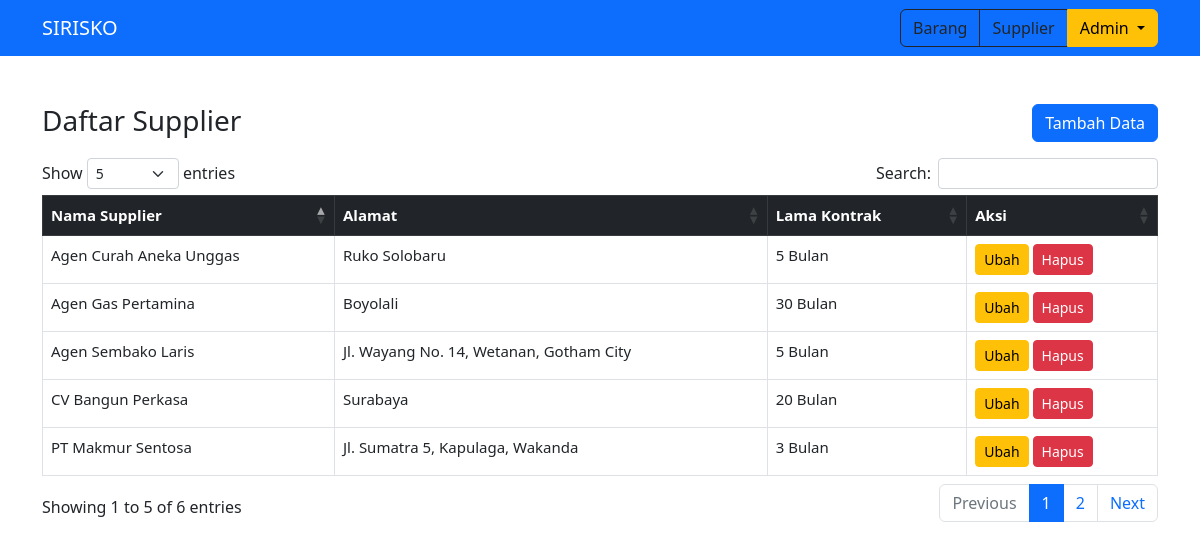
/supplier/ (signed in), run on the app's committed database.
### inventaris/models.py (models this page shows, shortened)
class Supplier(models.Model):
    nama_supplier = models.CharField(max_length=30)
    alamat = models.TextField()
    lama_kontrak = models.IntegerField()

### inventaris/views.py (the view)
# urls.py: path('supplier/', views.supplier, name='supplier'),
def supplier(request):
    items = models.Supplier.objects.all()
    if request.POST:
        form = forms.FormSupplier(request.POST)
        if form.is_valid():
            form.save()
            form = forms.FormSupplier()
            messages.success(request, "Data berhasil disimpan!")
            konteks = {
                'form': form,
                'suppliers': items,
            }
            return render(request, 'supplier.html', konteks)
            return redirect('supplier')
            return HttpResponse.closed(True)
    else:
        form = forms.FormSupplier()
        konteks = {
            'form': form,
            'suppliers': items,
        }
    return render(request, 'supplier.html', konteks)
    return redirect('supplier')
    return HttpResponse.closed(True)

### inventaris/forms.py
class FormSupplier(ModelForm):
    class Meta:
        model = models.Supplier
        fields = '__all__'
        widgets = {
            'nama_supplier': forms.TextInput({'class': 'form-control'}),
            'alamat': forms.TextInput({'class': 'form-control'}),
            'lama_kontrak': forms.NumberInput({'class': 'form-control'}),
        }

### inventaris/templates/supplier.html (shortened to what this page needs)
{% extends 'base.html' %}
{% block content %}
<div class="container mt-5 mb-5">
    <div class="d-flex">
        <h3 class="flex-fill">Daftar Supplier</h3>
        <ul class="d-flex justify-content-end">
            <button type="button" class="btn btn-primary mr-auto" data-bs-toggle="modal"
                data-bs-target="#staticBackdrop">
                Tambah Data
            </button>
        </ul>
    </div>
    <div class="row">
        <div class="col-md-12">
            <table class="table table-bordered table-stripped table-hover" id="tabel">
                <thead class="table-dark">
                    <tr>
                        <th>Nama Supplier</th>
                        <th>Alamat</th>
                        <th>Lama Kontrak</th>
                        <th>Aksi</th>
                    </tr>
                </thead>
                <tbody>
                    {% for items in suppliers %}
                    <tr>
                        <td>{{ items.nama_supplier }}</td>
                        <td>{{ items.alamat }}</td>
                        <td>{{ items.lama_kontrak }} Bulan</td>
                        <td>
                            <a role="button" class="btn btn-warning btn-sm"
                                href="{% url 'ubah_supplier' items.id %}">Ubah</a>
                            <button type="button" class="btn btn-danger btn-sm" id="hapus-{{ items.id }}">
                                Hapus
                            </button>
                        </td>
                    </tr>
                    {% endfor %}
                </tbody>
            </table>
        </div>
    </div>
</div>
{% endblock %}

### templates/header.html (shortened to what this page needs)
<nav class="navbar navbar-dark bg-primary navbar-expand-lg sticky-lg-top">
    <div class="container">
        <a href="{% url 'index' %}" class="navbar-brand">SIRISKO</a>
        <div class="collapse navbar-collapse justify-content-end" id="navbarNavAltMarkup">
            <div class="d-flex justify-content-end">
                <div class="btn-group">
                    {% if user.is_authenticated %}
                    <a href="{% url 'barang' %}" type="button" class="btn btn-outline-dark">Barang</a>
                    <a href="{% url 'supplier' %}" type="button" class="btn btn-outline-dark">Supplier</a>
                    <button type="button" class="btn btn-warning dropdown-toggle" data-bs-toggle="dropdown"
                        aria-expanded="false">
                        {{user | capfirst}}
                    </button>
                    {% else %}
                    <a href="{% url 'login' %}" type="button" class="btn btn-warning">Login</a>
                    {% endif %}
                </div>
            </div>
        </div>
    </div>
</nav>

### templates/base.html (style rules this page uses)
tr, td { font-size: 15px; }

### data on the page
Supplier: nama_supplier "Agen Sembako Laris", alamat "Jl. Wayang No. 14, Wetanan, Gotham City", lama_kontrak "5"
Supplier: nama_supplier "PT Makmur Sentosa", alamat "Jl. Sumatra 5, Kapulaga, Wakanda", lama_kontrak "3"
Supplier: nama_supplier "Agen Curah Aneka Unggas", alamat "Ruko Solobaru", lama_kontrak "5"
Supplier: nama_supplier "Agen Gas Pertamina", alamat "Boyolali", lama_kontrak "30"
Supplier: nama_supplier "CV Bangun Perkasa", alamat "Surabaya", lama_kontrak "20"

### other printed values
{{ user | capfirst }} "Admin"
